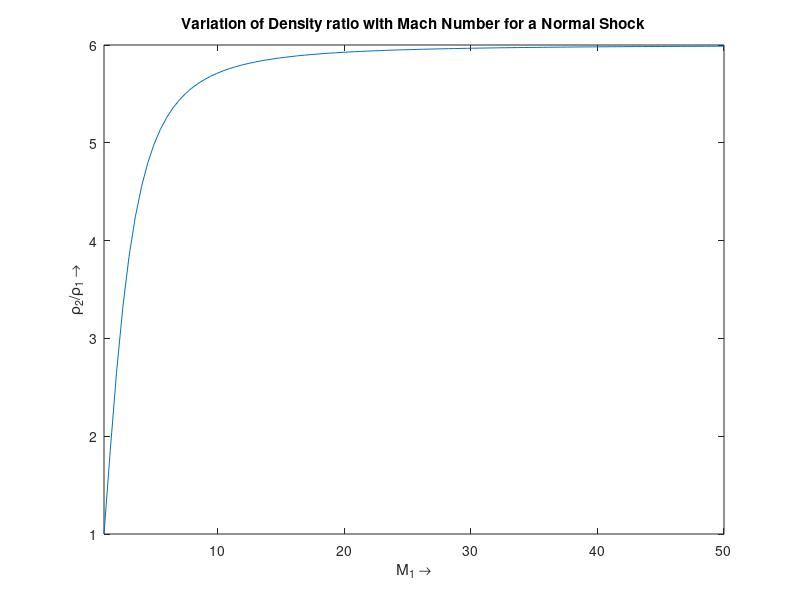

Reproduce this figure in MATLAB.
% Plot variation of density ratio with Mach number for a normal shock

clear all
close all
clc

% Define specific heat ratio
gamm = 1.4;

% Define Mach number range
M = linspace(1,50,100);

% Calculate density ratio
numerator = (gamm+1)*M.^2;
denominator = (gamm-1)*M.^2 + 2;
densityRatio = numerator./denominator;

plot(M,densityRatio)
xlabel('M_1 \rightarrow')
ylabel('\rho_2/\rho_1 \rightarrow')
title('Variation of Density ratio with Mach Number for a Normal Shock')
xlim([min(M) max(M)])

